Frame 1 (no input): blank canvas, image omitted
Frame 60 (the mouse pressed at the canvas centre just before this capture): blank canvas, image omitted
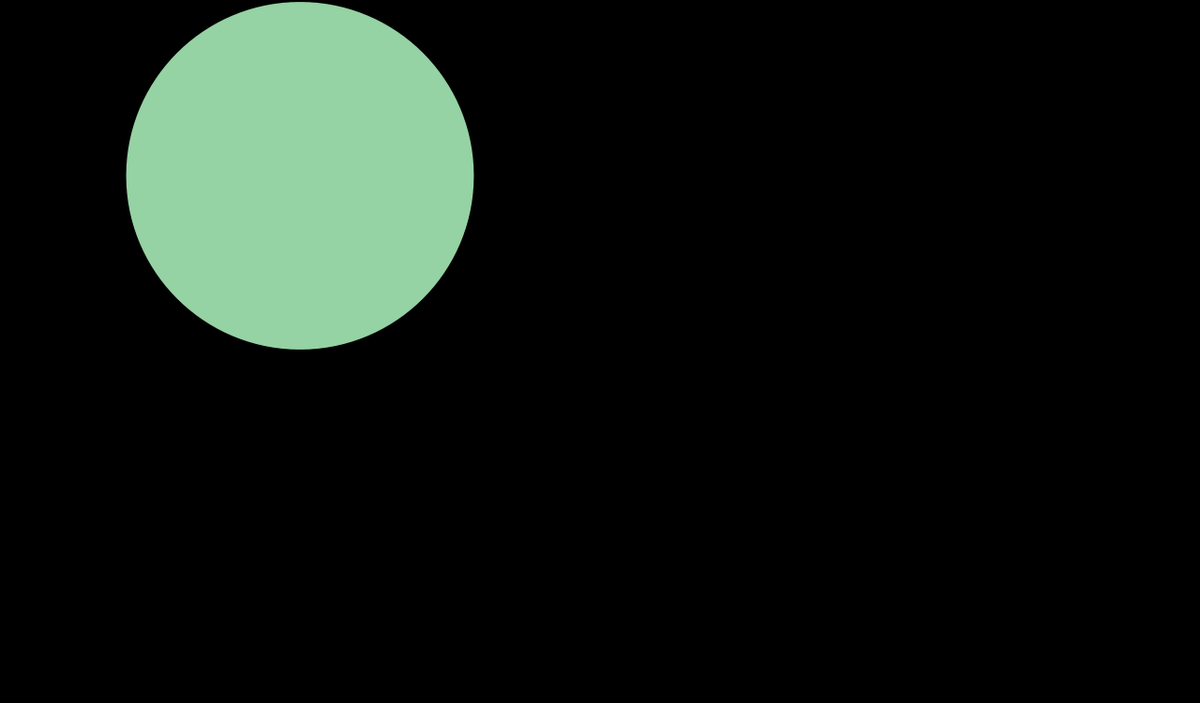
Frame 120 (the mouse held since frame 60 and released just before this capture)

The Processing sketch whose frames 1 and 60 were blank and that drew this single picture after the mouse press (run headless with seeded random() and noise(); from frame 60 on, the mouse is pressed at the canvas centre):

// Processing sketch: c2
// ── c2.pde
class Line2D{
  float xpos1;
  float ypos1;
  float xpos2;
  float ypos2;
  color c;
  boolean u;
  Line2D(){
    c=color(255);
    u=true;
  }
  void display(){
    if(u==true){
      if(mousePressed){
        u=false;
        xpos1=mouseX;
        ypos1=mouseY;
      }
    }
    else{
      if(mousePressed){
        u=true;
        xpos2=mouseX;
        ypos2=mouseY;
      }
    }
    noStroke();
    fill(random(255),random(255),random(255));
    // line(xpos1,ypos1,xpos2,ypos2);
    ellipse((xpos1 + xpos2) / 2, (ypos1 + ypos2) / 2, dist(xpos1, ypos1, xpos2, ypos2) / 2, dist(xpos1, ypos1, xpos2, ypos2) / 2);
  }
}
Line2D ahaha;
void setup(){
  size(1280,750);
  ahaha=new Line2D();
  background(0);
}void draw(){
  ahaha.display();
}
